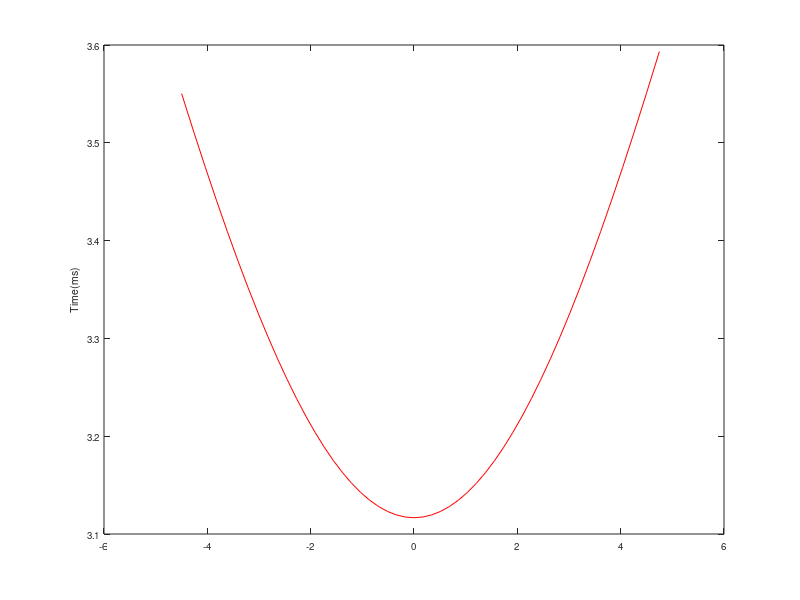

Recreate this plot in MATLAB.
clc
clear all
nlyr=5;
nteta=50;
h=[1 0.5 3 2 1];
vel=[1.5 2.0 3.0 2.0 5.0];
clear x z
teta=-60*pi/180;
dteta=2*teta/nteta;
for ir=1:nteta
    teta=teta-dteta;
    
    % Compute travel times
    
    zs=sum(h);
    z(nlyr+1)=zs;
    x(nlyr+1,ir)=0;
    ttot=h(nlyr)/(vel(nlyr)*cos(teta));
    xtot = h(nlyr)*tan(teta);
    p=sin(teta)/vel(nlyr);
    z(nlyr)=sum(h(1:nlyr))-h(nlyr);
    x(nlyr,ir)=xtot;
    for il=nlyr-1:-1:1
        pv=p*vel(il);
        cpv=sqrt(1-pv*pv);
        ttot=ttot+h(il)/(vel(il)*cpv);
        xtmp=h(il)*pv/cpv;
        xtot=xtot+xtmp
        x(il,ir)=zs+xtot
        z(il)=z(il+1)-h(il);
    end
    xt(ir)=xtot;
    tt(ir)=ttot;
end
plot(xt,tt,'r-');
ylabel('Time(ms)','FontSize',9)
set(gca,'FontSize',7,'LineWidth',0.1)
